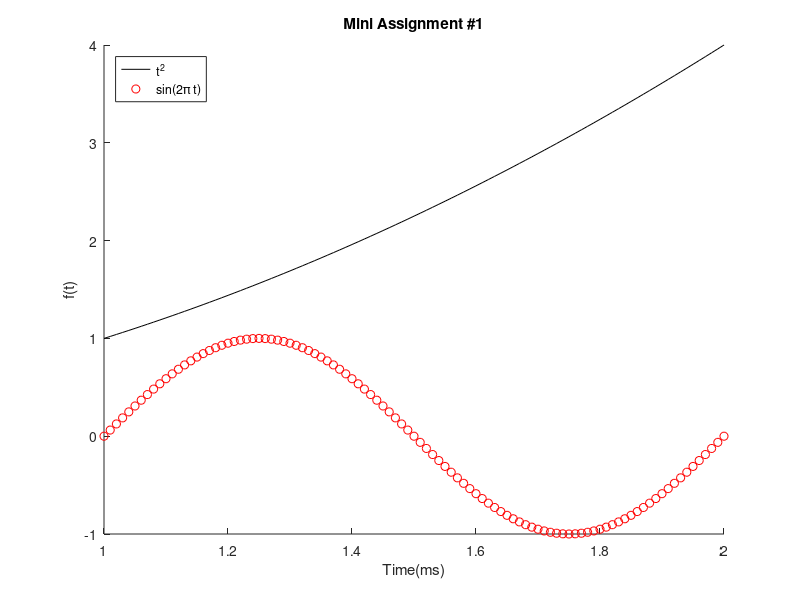

Recreate this plot in MATLAB.
hold on
t=1:0.01:2;
f=t.^2;  g=sin(2*pi*t);
plot(t,f,'k',t,g,'ro');
xlabel('Time(ms)');
ylabel('f(t)')
title('Mini Assignment #1');
legend('t^2','sin(2\pi t)','location','NorthWest');
hold off
